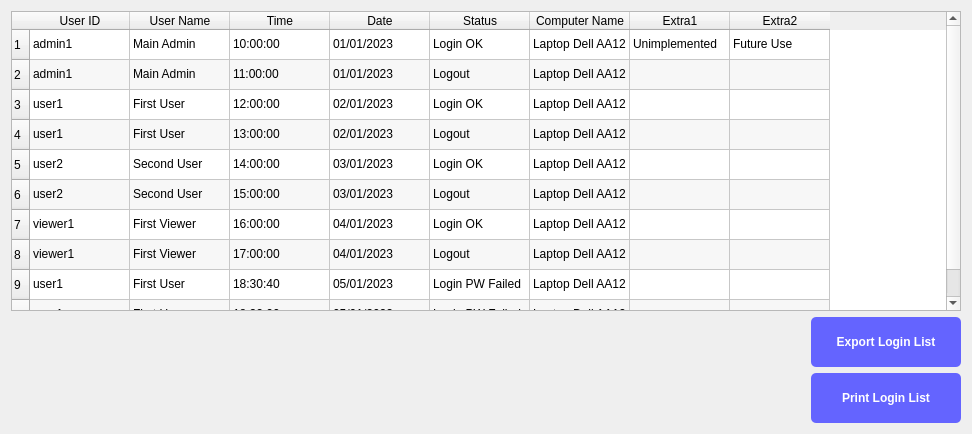
     <widget class="QWidget" name="tabLogins">
      <attribute name="title">
       <string>View Logins</string>
      </attribute>
      <layout class="QVBoxLayout" name="verticalLayout_9">
       <item>
        <widget class="QTableWidget" name="tableAdminPanel_LoginList">
         <property name="minimumSize">
          <size>
           <width>950</width>
           <height>300</height>
          </size>
         </property>
         <property name="maximumSize">
          <size>
           <width>16777215</width>
           <height>600</height>
          </size>
         </property>
         <property name="frameShape">
          <enum>QFrame::StyledPanel</enum>
         </property>
         <property name="frameShadow">
          <enum>QFrame::Sunken</enum>
         </property>
         <property name="lineWidth">
          <number>0</number>
         </property>
         <property name="midLineWidth">
          <number>3</number>
         </property>
         <property name="alternatingRowColors">
          <bool>true</bool>
         </property>
         <property name="sortingEnabled">
          <bool>true</bool>
         </property>
         <row>
          <property name="text">
           <string>1</string>
          </property>
         </row>
         <row>
          <property name="text">
           <string>2</string>
          </property>
         </row>
         <row>
          <property name="text">
           <string>3</string>
          </property>
         </row>
         <row>
          <property name="text">
           <string>4</string>
          </property>
         </row>
         <row>
          <property name="text">
           <string>5</string>
          </property>
         </row>
         <row>
          <property name="text">
           <string>6</string>
          </property>
         </row>
         <row>
          <property name="text">
           <string>7</string>
          </property>
         </row>
         <row>
          <property name="text">
           <string>8</string>
          </property>
         </row>
         <row>
          <property name="text">
           <string>9</string>
          </property>
         </row>
         <row>
          <property name="text">
           <string>10</string>
          </property>
         </row>
         <column>
          <property name="text">
           <string>User ID</string>
          </property>
         </column>
         <column>
          <property name="text">
           <string>User Name</string>
          </property>
         </column>
         <column>
          <property name="text">
           <string>Time</string>
          </property>
         </column>
         <column>
          <property name="text">
           <string>Date</string>
          </property>
         </column>
         <column>
          <property name="text">
           <string>Status</string>
          </property>
         </column>
         <column>
          <property name="text">
           <string>Computer Name</string>
          </property>
         </column>
         <column>
          <property name="text">
           <string>Extra1</string>
          </property>
         </column>
         <column>
          <property name="text">
           <string>Extra2</string>
          </property>
         </column>
         <item row="0" column="0">
          <property name="text">
           <string>admin1</string>
          </property>
         </item>
         <item row="0" column="1">
          <property name="text">
           <string>Main Admin</string>
          </property>
         </item>
         <item row="0" column="2">
          <property name="text">
           <string>10:00:00</string>
          </property>
         </item>
         <item row="0" column="3">
          <property name="text">
           <string>01/01/2023</string>
          </property>
         </item>
         <item row="0" column="4">
          <property name="text">
           <string>Login OK</string>
          </property>
         </item>
         <item row="0" column="5">
          <property name="text">
           <string>Laptop Dell AA12</string>
          </property>
         </item>
         <item row="0" column="6">
          <property name="text">
           <string>Unimplemented</string>
          </property>
         </item>
         <item row="0" column="7">
          <property name="text">
           <string>Future Use</string>
          </property>
         </item>
         <item row="1" column="0">
          <property name="text">
           <string>admin1</string>
          </property>
         </item>
         <item row="1" column="1">
          <property name="text">
           <string>Main Admin</string>
          </property>
         </item>
         <item row="1" column="2">
          <property name="text">
           <string>11:00:00</string>
          </property>
         </item>
         <item row="1" column="3">
          <property name="text">
           <string>01/01/2023</string>
          </property>
         </item>
         <item row="1" column="4">
          <property name="text">
           <string>Logout</string>
          </property>
         </item>
         <item row="1" column="5">
          <property name="text">
           <string>Laptop Dell AA12</string>
          </property>
         </item>
         <item row="2" column="0">
          <property name="text">
           <string>user1</string>
          </property>
         </item>
         <item row="2" column="1">
          <property name="text">
           <string>First User</string>
          </property>
         </item>
         <item row="2" column="2">
          <property name="text">
           <string>12:00:00</string>
          </property>
         </item>
         <item row="2" column="3">
          <property name="text">
           <string>02/01/2023 </string>
          </property>
         </item>
         <item row="2" column="4">
          <property name="text">
           <string>Login OK</string>
          </property>
         </item>
         <item row="2" column="5">
          <property name="text">
           <string>Laptop Dell AA12</string>
          </property>
         </item>
         <item row="3" column="0">
          <property name="text">
           <string>user1</string>
          </property>
         </item>
         <item row="3" column="1">
          <property name="text">
           <string>First User</string>
          </property>
         </item>
         <item row="3" column="2">
          <property name="text">
           <string>13:00:00</string>
          </property>
         </item>
         <item row="3" column="3">
          <property name="text">
           <string>02/01/2023 </string>
          </property>
         </item>
         <item row="3" column="4">
          <property name="text">
           <string>Logout</string>
          </property>
         </item>
         <item row="3" column="5">
          <property name="text">
           <string>Laptop Dell AA12</string>
          </property>
         </item>
         <item row="3" column="6">
          <property name="text">
           <string/>
          </property>
         </item>
         <item row="4" column="0">
          <property name="text">
           <string>user2</string>
          </property>
         </item>
         <item row="4" column="1">
          <property name="text">
           <string>Second User</string>
          </property>
         </item>
         <item row="4" column="2">
          <property name="text">
           <string>14:00:00</string>
          </property>
         </item>
         <item row="4" column="3">
          <property name="text">
           <string>03/01/2023 </string>
          </property>
         </item>
         <item row="4" column="4">
          <property name="text">
           <string>Login OK</string>
          </property>
         </item>
         <item row="4" column="5">
          <property name="text">
           <string>Laptop Dell AA12</string>
          </property>
         </item>
         <item row="5" column="0">
          <property name="text">
           <string>user2</string>
          </property>
         </item>
         <item row="5" column="1">
          <property name="text">
           <string>Second User</string>
          </property>
         </item>
         <item row="5" column="2">
          <property name="text">
           <string>15:00:00</string>
          </property>
         </item>
         <item row="5" column="3">
          <property name="text">
           <string>03/01/2023 </string>
          </property>
         </item>
         <item row="5" column="4">
          <property name="text">
           <string>Logout</string>
          </property>
         </item>
         <item row="5" column="5">
          <property name="text">
           <string>Laptop Dell AA12</string>
          </property>
         </item>
         <item row="6" column="0">
          <property name="text">
           <string>viewer1</string>
          </property>
         </item>
         <item row="6" column="1">
          <property name="text">
           <string>First Viewer</string>
          </property>
         </item>
         <item row="6" column="2">
          <property name="text">
           <string>16:00:00</string>
          </property>
         </item>
         <item row="6" column="3">
          <property name="text">
           <string>04/01/2023 </string>
          </property>
         </item>
         <item row="6" column="4">
          <property name="text">
           <string>Login OK</string>
          </property>
         </item>
         <item row="6" column="5">
          <property name="text">
           <string>Laptop Dell AA12</string>
          </property>
         </item>
         <item row="7" column="0">
          <property name="text">
           <string>viewer1</string>
          </property>
         </item>
         <item row="7" column="1">
          <property name="text">
           <string>First Viewer</string>
          </property>
         </item>
         <item row="7" column="2">
          <property name="text">
           <string>17:00:00</string>
          </property>
         </item>
         <item row="7" column="3">
          <property name="text">
           <string>04/01/2023</string>
          </property>
         </item>
         <item row="7" column="4">
          <property name="text">
           <string>Logout</string>
          </property>
         </item>
         <item row="7" column="5">
          <property name="text">
           <string>Laptop Dell AA12</string>
          </property>
         </item>
         <item row="8" column="0">
          <property name="text">
           <string>user1</string>
          </property>
         </item>
         <item row="8" column="1">
          <property name="text">
           <string>First User</string>
          </property>
         </item>
         <item row="8" column="2">
          <property name="text">
           <string>18:30:40</string>
          </property>
         </item>
         <item row="8" column="3">
          <property name="text">
           <string>05/01/2023 </string>
          </property>
         </item>
         <item row="8" column="4">
          <property name="text">
           <string>Login PW Failed</string>
          </property>
         </item>
         <item row="8" column="5">
          <property name="text">
           <string>Laptop Dell AA12</string>
          </property>
         </item>
         <item row="9" column="0">
          <property name="text">
           <string>user1</string>
          </property>
         </item>
         <item row="9" column="1">
          <property name="text">
           <string>First User</string>
          </property>
         </item>
         <item row="9" column="2">
          <property name="text">
           <string>18:32:00</string>
          </property>
         </item>
         <item row="9" column="3">
          <property name="text">
           <string>05/01/2023 </string>
          </property>
         </item>
         <item row="9" column="4">
          <property name="text">
           <string>Login PW Failed</string>
          </property>
         </item>
         <item row="9" column="5">
          <property name="text">
           <string>Laptop Dell AA12</string>
          </property>
         </item>
        </widget>
       </item>
       <item>
        <layout class="QHBoxLayout" name="horizontalLayout_7">
         <item>
          <spacer name="horizontalSpacer_6">
           <property name="orientation">
            <enum>Qt::Horizontal</enum>
           </property>
           <property name="sizeHint" stdset="0">
            <size>
             <width>40</width>
             <height>20</height>
            </size>
           </property>
          </spacer>
         </item>
         <item>
          <layout class="QVBoxLayout" name="verticalLayout_8">
           <item>
            <widget class="QPushButton" name="buttonAdminPanel_ExportLoginList">
             <property name="minimumSize">
              <size>
               <width>150</width>
               <height>50</height>
              </size>
             </property>
             <property name="maximumSize">
              <size>
               <width>16777215</width>
               <height>50</height>
              </size>
             </property>
             <property name="styleSheet">
              <string notr="true">QPushButton{	
background-color : rgb(100, 100, 255);
color:rgb(255, 255, 255);
font: 11pt &quot;Segoe UI&quot;;
font: bold;
border-radius: 5px;}

QPushButton::pressed{background-color :rgb(50, 50,50);}</string>
             </property>
             <property name="text">
              <string>Export Login List</string>
             </property>
            </widget>
           </item>
           <item>
            <widget class="QPushButton" name="buttonAdminPanel_PrintLoginList">
             <property name="minimumSize">
              <size>
               <width>150</width>
               <height>50</height>
              </size>
             </property>
             <property name="maximumSize">
              <size>
               <width>16777215</width>
               <height>50</height>
              </size>
             </property>
             <property name="styleSheet">
              <string notr="true">QPushButton{	
background-color : rgb(100, 100, 255);
color:rgb(255, 255, 255);
font: 11pt &quot;Segoe UI&quot;;
font: bold;
border-radius: 5px;}

QPushButton::pressed{background-color :rgb(50, 50,50);}</string>
             </property>
             <property name="text">
              <string>Print Login List</string>
             </property>
            </widget>
           </item>
          </layout>
         </item>
        </layout>
       </item>
      </layout>
     </widget>
